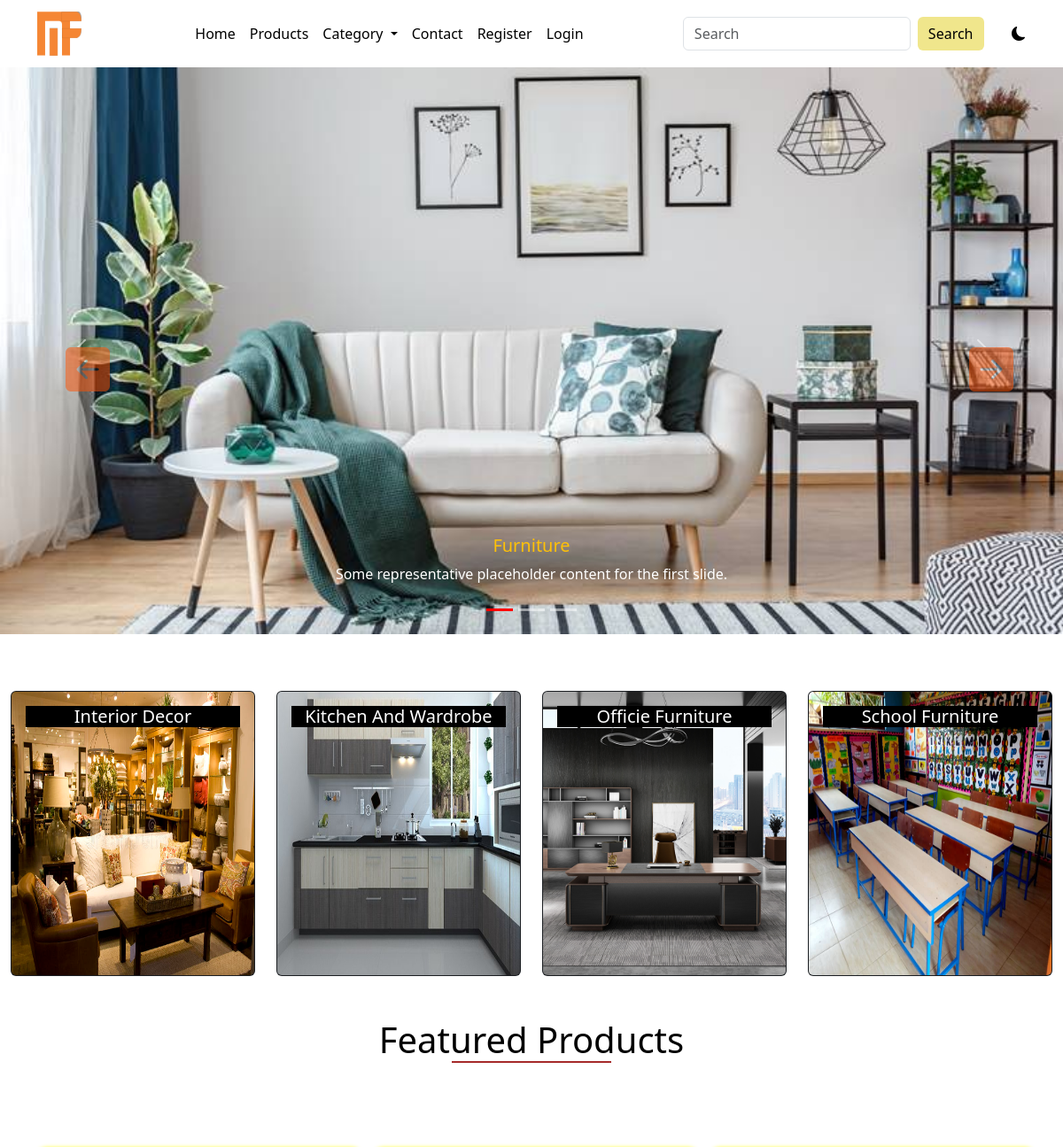
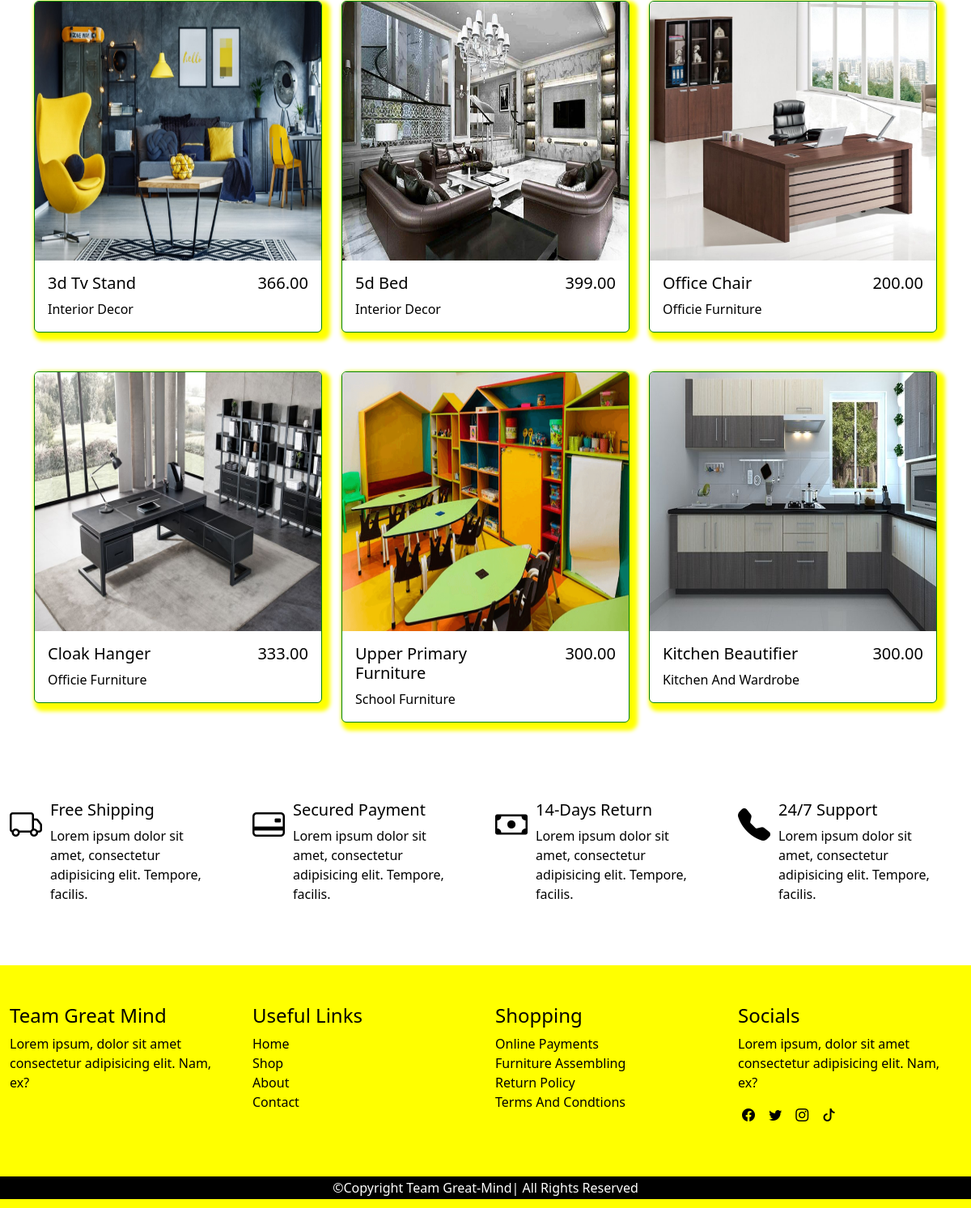
The page / on the database its author committed (2 pictures, top to bottom).
### main/models.py (models this page shows, shortened)
class AppInfo(models.Model):
    appname=models.CharField(max_length=50)
    logo=models.ImageField(upload_to='logo')
    carousel1 = models.ImageField(upload_to='carousel1')
    carousel2 = models.ImageField(upload_to='carousel2')
    carousel3 = models.ImageField(upload_to='carousel3')
    banner = models.ImageField(upload_to='banner')
    copyright = models.IntegerField()

class Category(models.Model):
    name=models.CharField(max_length=50)
    slug=models.SlugField(unique=True)
    img=models.ImageField(upload_to="catimg")
    def __str__(self):
        return self.name

class Product(models.Model):
    category=models.ForeignKey(Category, on_delete=models.CASCADE)
    name=models.CharField(max_length=50)
    slug=models.SlugField(unique=True)
    pix=models.ImageField(upload_to='pix')
    price=models.DecimalField(max_digits=5, decimal_places=2)
    discount_price=models.DecimalField(max_digits=5, decimal_places=2, blank=True, null=True)
    description=models.TextField()
    featured= models.BooleanField(default=False)
    uploaded=models.DateField(auto_now=True)
    edited=models.DateField(auto_now_add=True)

### main/views.py (the view)
# urls.py: path('', views.homepage, name='home'),
def homepage(request):
    info=AppInfo.objects.get(pk=1)
    fdog = Category.objects.all()
    featured = Product.objects.filter(featured=True)
    context = {
        'info': info,
        'fdog': fdog,
        'featured': featured
    }
    return render(request, 'index.html', context)

### main/context_processor.py (called while the page is built)
def dropdown(request):
    info = AppInfo.objects.get(pk=1)
    fdog = Category.objects.all()
    context={
        'info': info,
        'fdog': fdog,
    }
    return context

def cartcount(request):
    count=Cart.objects.filter(user__username = request.user.username, paid=False)
    itemcount=0
    for item in count:
        itemcount+=item.quantity
    context ={
        'itemcount': itemcount
    }
    return context

### main/templates/index.html (shortened to what this page needs)
{% extends 'base.html' %}
{% block header %} {% include 'header.html' %} {% endblock header%}
{% block carousel %} {% include 'carousel.html' %} {% endblock carousel%}
{% block content %}
<div class="container-fluid">
        <div class="row mt-5 mb-5">
            {% for item in fdog  %}
                <div class="col-12 col-md-3 mt-3">
                    <div class="card text-bg-dark fcat">
                        <a href="{% url 'category' item.id item.slug %}"><img src="{{item.img.url}}" class="card-img" alt="...">
                            <div class="card-img-overlay">
                                <h5 class="card-title text-capitalize bg-black text-center text-white">{{item.name}}</h5>
                            </div>
                        </a>
                    </div>
                </div>
            {% endfor %}
        </div>
    </div>
    <div class="container">
        <h1 class="title">featured products</h1>
        <div class="row mt-5 mb-5">
            {% for product in featured %}
            <div class="col-12 col-md-4 mt-5 fprod">
                <div class="card">
                    <a href="{% url 'detail' product.id product.slug %}"><img src="{{product.pix.url}}" class="card-img-top" alt="..."></a>
                    <div class="card-body">
                        <div class="row">
                            <div class="col-8">
                                <h5 class="card-title text-capitalize">{{product.name|title}}</h5>
                                <p class="card-text">{{product.category|title}}</p>
                            </div>
                            <div class="col-4">
                                <h5 class="card-title float-end">{{product.price}}</h5>
                            </div>
                        </div>
                    </div>
                </div>
            </div>
            {% endfor %}
        </div>
    </div>
    <div class="container-fluid ship">
        <div class="row">
            <div class="col-12 col-md-3">
                <div class="row">
                    <div class="col-2">
                    <i class="bi bi-truck"></i>
                    </div>
                    <div class="col-9">
                        <h5 class="text-capitalize">free shipping</h5>
                        <p>Lorem ipsum dolor sit amet, consectetur adipisicing elit. Tempore, facilis.</p>
                    </div>
                </div>
            </div>
            <div class="col-12 col-md-3">
                <div class="row">
                    <div class="col-2">
                        <i class="bi bi-credit-card-2-back"></i>
                    </div>
                    <div class="col-9">
                        <h5 class="text-capitalize">secured payment</h5>
                        <p>Lorem ipsum dolor sit amet, consectetur adipisicing elit. Tempore, facilis.</p>
                    </div>
                </div>
            </div>
            <div class="col-12 col-md-3">
                <div class="row">
                    <div class="col-2">
                        <i class="bi bi-cash"></i>
                    </div>
                    <div class="col-9">
                        <h5 class="text-capitalize">14-days return</h5>
                        <p>Lorem ipsum dolor sit amet, consectetur adipisicing elit. Tempore, facilis.</p>
                    </div>
                </div>
            </div>
            <div class="col-12 col-md-3">
                <div class="row">
                    <div class="col-2">
                        <i class="bi bi-telephone-fill"></i>
                    </div>
                    <div class="col-9">
                        <h5 class="text-capitalize">24/7 support</h5>
                        <p>Lorem ipsum dolor sit amet, consectetur adipisicing elit. Tempore, facilis.</p>
                    </div>
                </div>
            </div>
        </div>
    </div>
    {% endblock content%}
    {%block footer %} {% include 'footer.html' %} {% endblock footer %}

### main/templates/base.html (shortened to what this page needs)
<!DOCTYPE html>
{% load static %}
<html lang="en">
<head>
    <link href="https://cdn.jsdelivr.net/npm/bootstrap@5.3.0-alpha1/dist/css/bootstrap.min.css" rel="stylesheet"
>
    <link rel="stylesheet" href="https://cdn.jsdelivr.net/npm/bootstrap-icons@1.10.3/font/bootstrap-icons.css">
    <link rel="stylesheet" href="{% static '' %}css/style.css">
</head>
<body>
  {% block header %}{% endblock header %}
   {% block carousel %}{% endblock carousel %}
    {% block content %} {% endblock content %}
    {% block footer %}  {% endblock footer %}
</body>
</html>

### main/templates/header.html (shortened to what this page needs)
<nav class="navbar navbar-expand-lg ">
        <div class="container ">
            <a class="navbar-brand" href="#"><img src="{{info.logo.url}}" alt="" height="50px" width="50px"></a>
            <div class="collapse navbar-collapse" id="navbarSupportedContent">
                <ul class="navbar-nav mx-auto mb-2 mb-lg-0">
                    {% if user.is_authenticated %}
                        <li class="nav-item">
                            <a class="nav-link " href="{% url 'home' %}">Home</a>
                        </li>
                        <li class="nav-item">
                            <a class="nav-link" href="{% url 'products' %}">Products</a>
                        </li>
                        <li class="nav-item dropdown">
                            <a class="nav-link dropdown-toggle" href="#" role="button" data-bs-toggle="dropdown" aria-expanded="false">
                                Category
                            </a>
                            <ul class="dropdown-menu">
                                {% for item in fdog %}
                                <li><a class="dropdown-item" href="{% url 'category' item.id item.slug %}">{{item.name|title}}</a></li>
                                {% endfor %}
                            </ul>
                        </li>
                        <li class="nav-item">
                            <a class="nav-link" href="{% url 'contact' %}">Contact</a>
                        </li>
                         <li class="nav-item">
                        <a class="nav-link" href="{% url 'cart' %}">
                            <div class="wrapper">
                                <i class="bi bi-cart3"></i>
                                <span class="badge">{{itemcount}}</span>
                            </div>
                        </a>
                        </li>
                    <li class="nav-item dropdown">
                        <a class="nav-link dropdown-toggle" href="#" role="button" data-bs-toggle="dropdown" aria-expanded="false">
                            {% if user.customer %}
                            <img src="{{user.customer.pix.url}}" alt="" height="20px" width="20px">
                            {% endif %}
                            <span>{{user.username}}</span>
                        </a>
                        <ul class="dropdown-menu">
                            <li><a class="dropdown-item" href="{% url 'profile' %}">Profile</a></li>
                            <li><a class="dropdown-item" href="{% url 'signout' %}">Log out</a></li>
                            <li>
                                <hr class="dropdown-divider">
                            </li>
                            <li><a class="dropdown-item" href="#">Something else here</a></li>
                        </ul>
                    </li>
                    {% else %}
                    <li class="nav-item">
                        <a class="nav-link " href="{% url 'home' %}">Home</a>
                    </li>
                    <li class="nav-item">
                        <a class="nav-link" href="{% url 'products' %}">Products</a>
                    </li>
                    <li class="nav-item dropdown">
                            <a class="nav-link dropdown-toggle" href="#" role="button" data-bs-toggle="dropdown"
                                aria-expanded="false">
                                Category
                            </a>
                    </li>
                    <li class="nav-item">
                        <a class="nav-link" href="{% url 'contact' %}">Contact</a>
                    </li>
                    <li class="nav-item">
                        <a class="nav-link" href="{% url 'signup' %}">Register</a>
                    </li>
                    <li class="nav-item">
                        <a class="nav-link" href="{% url 'signin' %}">Login</a>
                    </li>
                   {% endif %}
                </ul>
                <form class="d-flex search" role="search" action="{% url 'search' %}" method="POST">
                    <input class="form-control me-2" name="search" type="search" placeholder="Search" aria-label="Search">
                    <button class="btn btn-outline-success" type="submit">Search</button>
                </form>
                 <div class="samson">
                    <i class="bi bi-moon-fill"></i>
                 </div>
            </div>
        </div>
    </nav>

### main/templates/carousel.html (shortened to what this page needs)
<div>
        <div id="carouselExampleCaptions" class="carousel slide">
            <div class="carousel-indicators">
                <button type="button" data-bs-target="#carouselExampleCaptions" data-bs-slide-to="0" class="active"
                    aria-current="true" aria-label="Slide 1"></button>
                <button type="button" data-bs-target="#carouselExampleCaptions" data-bs-slide-to="1"
                    aria-label="Slide 2"></button>
                <button type="button" data-bs-target="#carouselExampleCaptions" data-bs-slide-to="2"
                    aria-label="Slide 3"></button>
            </div>
            <div class="carousel-inner">
                <div class="carousel-item active">
                    <img src="{{info.carousel1.url}}" class="d-block w-100" alt="..." >
                    <div class="carousel-caption d-none d-md-block">
                        <h5 class="text-capitalize text-warning">Furniture</h5>
                        <p>Some representative placeholder content for the first slide.</p>
                    </div>
                </div>
            </div>
            <button class="carousel-control-prev" type="button" data-bs-target="#carouselExampleCaptions" data-bs-slide="prev">
                <span class="carousel-control-prev-icon" aria-hidden="true"> <i class="bi bi-arrow-left-square-fill"></i></span>
            </button>
            <button class="carousel-control-next" type="button" data-bs-target="#carouselExampleCaptions" data-bs-slide="next">
                <span class="carousel-control-next-icon " aria-hidden="true"> <i class="bi bi-arrow-right-square-fill"></i></span>
            </button>
        </div>
    </div>

### main/templates/footer.html
<div class="footer">
        <div class="container-fluid pt-5 pb-5">
            <div class="row foota">
                <div class="col-6 col-md-3">
                    <h4>team great mind</h4>
                    <p>Lorem ipsum, dolor sit amet consectetur adipisicing elit. Nam, ex?</p>
                </div>
                <div class="col-6 col-md-3">
                    <h4>Useful links</h4>
                   <ul class="list-unstyled">
                    <li><a href="">home</a></li>
                    <li><a href="">shop</a></li>
                    <li><a href="">about</a></li>
                    <li><a href="/contact.html">contact</a></li>
                   </ul>
                </div>
                <div class="col-6 col-md-3">
                    <h4>shopping</h4>
                    <ul class="list-unstyled">
                        <li>online payments</li>
                        <li>furniture assembling</li>
                        <li>return policy</li>
                        <li>terms and condtions</li>
                    </ul>
                </div>
                <div class="col-6 col-md-3 social">
                    <h4>Socials</h4>
                    <p>Lorem ipsum, dolor sit amet consectetur adipisicing elit. Nam, ex?</p>
                    <ul class="list-unstyled">
                     <li class="list-inline-item"><i class="bi bi-facebook"></i></li>
                    <li class="list-inline-item"><i class="bi bi-twitter"></i></li>
                    <li class="list-inline-item"><i class="bi bi-instagram"></i></li>
                    <li class="list-inline-item"><i class="bi bi-tiktok"></i></li>
                    </ul>
                </div>
            </div>
        </div>
        <div class="row footb">
            <p>&copy;copyright team great-mind| all rights reserved </p>
        </div>
</div>

### main/static/css/style.css (style rules this page uses)
* { box-sizing: border-box; padding: 0; margin: 0; }
.samson { margin-left: 3%; cursor: pointer; }
:root { --bg: white; --icon: black; --text: black; --card: black; }
body { background: var(--bg) !important; color: var(--text) !important; overflow: hidden; }
.navbar { background: var(--bg); }
.navbar-nav a { color: var(--text); font-weight: 500; }
.search button { background-color: khaki; border: none; color: black; font-weight: 300; }
.carousel-control-prev { font-size: 50px; color: rgb(255, 81, 0); }
.carousel-control-next { font-size: 50px; color: rgb(255, 81, 0); }
.carousel-item img { height: 80vh; }
.carousel-indicators .active { background-color: red !important; }
.fcat { transition: 0.5s; }
.card-img { height: 40vh; }
.title { text-transform: capitalize; text-align: center; }
.title::after { content: ''; display: block; width: 180px; height: 2px; background-color: brown; margin-left: auto; margin-right: auto; }
.fprod .card { border: 1px solid green; box-shadow: 5px 5px 5px 5px yellow; transition: 1s; color: black; }
.fprod .card img { height: 40vh; }
.bi-truck { font-size: 40px; }
.ship { margin-top: 8%; margin-bottom: 5%; }
.ship i { font-size: 40px; }
.footer { background-color: yellow; height: 300px; }
.foota h4 { text-transform: capitalize; }
.foota ul a { text-decoration: none; color: black; }
.foota p { color: black; }
.foota ul li { color: black; text-transform: capitalize; }
.social i { margin-left: 5px; cursor: pointer; }
.footb p { background-color: black; color: white; text-align: center; text-transform: capitalize; padding-top: 2px; padding-bottom: 2px; margin-bottom: 0px; }

### rows shown on the page
AppInfo: logo (picture), carousel1 (picture)
Category: img (picture), name "Interior Decor"
Category: img (picture), name "Kitchen And Wardrobe"
Category: img (picture), name "Officie Furniture"
Category: img (picture), name "School Furniture"
Product: pix (picture), name "3d Tv Stand", category "Interior Decor", price "366.00"
Product: pix (picture), name "5d Bed", category "Interior Decor", price "399.00"
Product: pix (picture), name "Office Chair", category "Officie Furniture", price "200.00"
Product: pix (picture), name "Cloak Hanger", category "Officie Furniture", price "333.00"
Product: pix (picture), name "Upper Primary Furniture", category "School Furniture", price "300.00"
Product: pix (picture), name "Kitchen Beautifier", category "Kitchen And Wardrobe", price "300.00"
